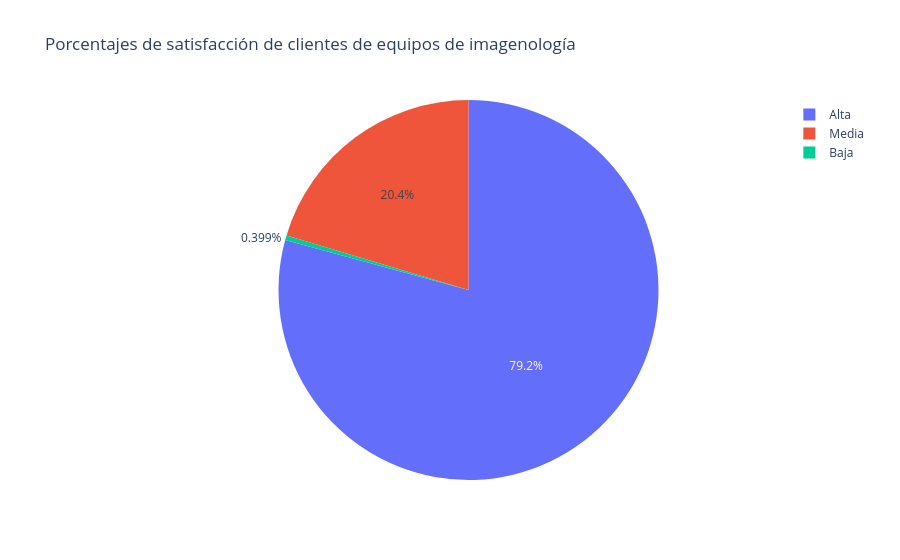

Here is the notebook cell this chart was saved with:
### Code cell
fig = px.pie(
    sat_category_count, 
    values = 'count',
    names = 'Sat_Category',
    title = 'Porcentajes de satisfacción de clientes de equipos de imagenología'
)

fig.show()

### Figure 1 — Plotly figure (JSON) as saved in the notebook; plotly's stock layout.template omitted (floating-point values rounded to 4 significant figures)
{"data": [{"domain": {"x": [0, 1], "y": [0, 1]}, "hovertemplate": "Sat_Category=%{label}<br>count=%{value}<extra></extra>", "labels": ["Alta", "Media", "Baja"], "legendgroup": "", "name": "", "showlegend": true, "type": "pie", "values": [397, 102, 2]}], "layout": {"legend": {"tracegroupgap": 0}, "title": {"text": "Porcentajes de satisfacción de clientes de equipos de imagenología"}}}
